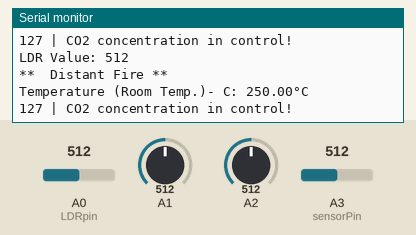
This sketch was run on a simulated Arduino Uno, built with avr-gcc and run on an emulated ATmega328P. Parts: the last lines printed to the serial monitor. The inputs (shaded band) are chosen by the test bench; at power-on: A3 (sensorPin) = 512, A0 (LDRpin) = 512, A1 = 512, A2 = 512.

Above: at 4.5 s.
4.6 s: A3 (sensorPin) set to 356
At 5.9 s:
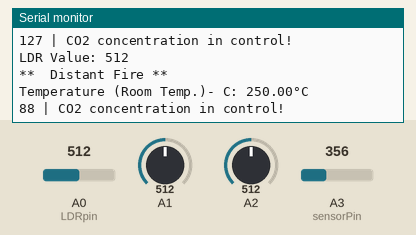
6.1 s: A3 (sensorPin) set to 337
At 7.2 s:
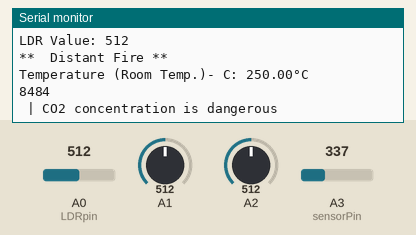

Measured:
- the behaviour switches between 346 and 345 on A3 (sensorPin) (found by bisection; images 1 and 2)
- after the input at 4.6 s, the serial monitor: prints a new line after 0.75 s (image 1)
- after the input at 6.1 s, the serial monitor: prints a new line after 0.30 s (image 2)

The sketch:

air_quality_checker.ino
```cpp
#define LDRpin A0
int LDRValue = 0;

// lowest and highest sensor readings:
const int sensorMin = 0;     // sensor minimum
const int sensorMax = 1024;  // sensor maximum

int sensorPin = A3;
int sensorThreshold = 85;

void setup() {
  // initialize serial communication @ 9600 baud:
  Serial.begin(9600);
  pinMode(sensorPin, INPUT);
}

void loop() {
  // Read LDR sensor value
  LDRValue = analogRead(LDRpin);
  Serial.print("LDR Value: ");
  Serial.print(LDRValue);
  Serial.println();

  // read the sensor on analog A1:
  int sensorReading = analogRead(A1);
  // map the sensor range (four options):
  // ex: 'long  int map(long int, long int, long int, long int, long int)'
  int range = map(sensorReading, sensorMin, sensorMax, 0, 3);

  // range value:
  switch (range) {
    case 0:  // A fire closer than 1.5 feet away.
      Serial.println("** Close  Fire **");
      break;
    case 1:  // A fire between 1-3 feet away.
      Serial.println("**  Distant Fire **");
      break;
    case 2:  // No fire detected.
      Serial.println("No  Fire");
      break;
  }

  // Read Raw ADC Data for temperature
  int adcData = analogRead(A2);
  // Convert voltage into temperature in Celsius
  float temperatureC = adcData * (5.0 / 1024.0) * 100;

  // Print the temperature data in Celsius and Fahrenheit
  Serial.print(F("Temperature (Room Temp.)- C: "));
  Serial.print(temperatureC);
  Serial.println("°C");

  int sensorValue = analogRead(sensorPin);
  int outputValue = map(sensorValue, 0, 1023, 0, 255);
  Serial.print(outputValue);
  if (outputValue > sensorThreshold) {
    Serial.println(" | CO2 concentration in control!");
  } else {
    Serial.println(outputValue);
    Serial.println(" | CO2 concentration is dangerous");
  }

  Serial.println();

  delay(1000);
}
```
